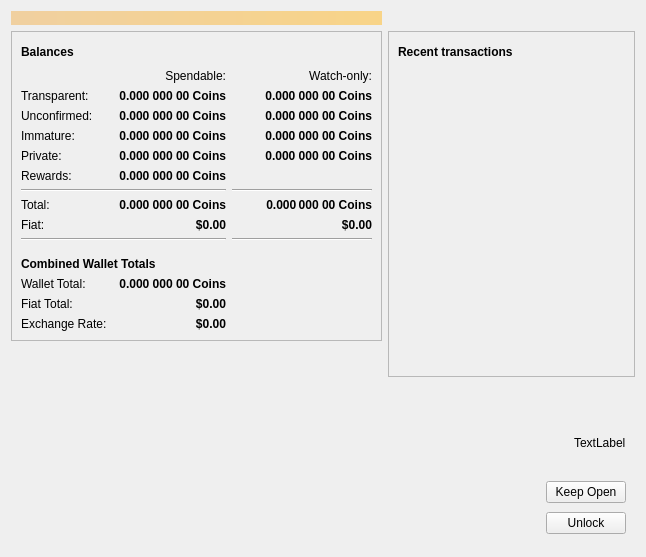
<?xml version="1.0" encoding="UTF-8"?>
<ui version="4.0">
 <class>OverviewPage</class>
 <widget class="QWidget" name="OverviewPage">
  <property name="geometry">
   <rect>
    <x>0</x>
    <y>0</y>
    <width>646</width>
    <height>557</height>
   </rect>
  </property>
  <property name="windowTitle">
   <string>Form</string>
  </property>
  <layout class="QGridLayout" name="gridLayout_3">
   <item row="0" column="0">
    <widget class="QLabel" name="labelAlerts">
     <property name="visible">
      <bool>true</bool>
     </property>
     <property name="styleSheet">
      <string notr="true">QLabel { background-color: qlineargradient(x1: 0, y1: 0, x2: 1, y2: 0, stop:0 #F0D0A0, stop:1 #F8D488); color:#000000; }</string>
     </property>
     <property name="wordWrap">
      <bool>true</bool>
     </property>
     <property name="margin">
      <number>3</number>
     </property>
     <property name="textInteractionFlags">
      <set>Qt::TextSelectableByMouse</set>
     </property>
    </widget>
   </item>
   <item row="1" column="0">
    <widget class="QFrame" name="frame">
     <property name="frameShape">
      <enum>QFrame::StyledPanel</enum>
     </property>
     <property name="frameShadow">
      <enum>QFrame::Raised</enum>
     </property>
     <layout class="QGridLayout" name="gridLayout">
      <item row="13" column="0">
       <spacer name="verticalSpacerCombined">
        <property name="orientation">
         <enum>Qt::Vertical</enum>
        </property>
        <property name="sizeType">
         <enum>QSizePolicy::MinimumExpanding</enum>
        </property>
        <property name="sizeHint" stdset="0">
         <size>
          <width>20</width>
          <height>10</height>
         </size>
        </property>
       </spacer>
      </item>
      <item row="1" column="3">
       <widget class="QLabel" name="labelWatchonly">
        <property name="text">
         <string>Watch-only:</string>
        </property>
        <property name="alignment">
         <set>Qt::AlignRight|Qt::AlignTrailing|Qt::AlignVCenter</set>
        </property>
       </widget>
      </item>
      <item row="2" column="0">
       <widget class="QLabel" name="labelBalanceText">
        <property name="text">
         <string>Transparent:</string>
        </property>
       </widget>
      </item>
      <item row="1" column="2">
       <widget class="QLabel" name="labelSpendable">
        <property name="text">
         <string>Spendable:</string>
        </property>
        <property name="alignment">
         <set>Qt::AlignRight|Qt::AlignTrailing|Qt::AlignVCenter</set>
        </property>
       </widget>
      </item>
      <item row="4" column="3">
       <widget class="QLabel" name="labelWatchImmature">
        <property name="font">
         <font>
          <weight>75</weight>
          <bold>true</bold>
         </font>
        </property>
        <property name="cursor">
         <cursorShape>IBeamCursor</cursorShape>
        </property>
        <property name="toolTip">
         <string>Mined balance in watch-only addresses that has not yet matured</string>
        </property>
        <property name="text">
         <string notr="true">0.000 000 00 Coins</string>
        </property>
        <property name="alignment">
         <set>Qt::AlignRight|Qt::AlignTrailing|Qt::AlignVCenter</set>
        </property>
        <property name="textInteractionFlags">
         <set>Qt::LinksAccessibleByMouse|Qt::TextSelectableByKeyboard|Qt::TextSelectableByMouse</set>
        </property>
       </widget>
      </item>
      <item row="11" column="3">
       <widget class="QLabel" name="labelWatchFiat">
        <property name="font">
         <font>
          <weight>75</weight>
          <bold>true</bold>
         </font>
        </property>
        <property name="cursor">
         <cursorShape>IBeamCursor</cursorShape>
        </property>
        <property name="text">
         <string notr="true">$0.00</string>
        </property>
        <property name="alignment">
         <set>Qt::AlignRight|Qt::AlignTrailing|Qt::AlignVCenter</set>
        </property>
       </widget>
      </item>
      <item row="3" column="2">
       <widget class="QLabel" name="labelUnconfirmed">
        <property name="font">
         <font>
          <weight>75</weight>
          <bold>true</bold>
         </font>
        </property>
        <property name="cursor">
         <cursorShape>IBeamCursor</cursorShape>
        </property>
        <property name="toolTip">
         <string>Total of transactions that have yet to be confirmed, and do not yet count toward the spendable balance</string>
        </property>
        <property name="text">
         <string notr="true">0.000 000 00 Coins</string>
        </property>
        <property name="alignment">
         <set>Qt::AlignRight|Qt::AlignTrailing|Qt::AlignVCenter</set>
        </property>
        <property name="textInteractionFlags">
         <set>Qt::LinksAccessibleByMouse|Qt::TextSelectableByKeyboard|Qt::TextSelectableByMouse</set>
        </property>
       </widget>
      </item>
      <item row="8" column="0">
       <widget class="QLabel" name="labelTotalText">
        <property name="text">
         <string>Total:</string>
        </property>
       </widget>
      </item>
      <item row="5" column="0">
       <widget class="QLabel" name="labelPrivateTotalText">
        <property name="mouseTracking">
         <bool>false</bool>
        </property>
        <property name="text">
         <string>Private:</string>
        </property>
        <property name="textFormat">
         <enum>Qt::AutoText</enum>
        </property>
       </widget>
      </item>
      <item row="8" column="3">
       <widget class="QLabel" name="labelWatchTotal">
        <property name="font">
         <font>
          <weight>75</weight>
          <bold>true</bold>
         </font>
        </property>
        <property name="cursor">
         <cursorShape>IBeamCursor</cursorShape>
        </property>
        <property name="toolTip">
         <string>Current total balance in watch-only addresses</string>
        </property>
        <property name="text">
         <string notr="true">0.000 000 00 Coins</string>
        </property>
        <property name="alignment">
         <set>Qt::AlignRight|Qt::AlignTrailing|Qt::AlignVCenter</set>
        </property>
        <property name="textInteractionFlags">
         <set>Qt::LinksAccessibleByMouse|Qt::TextSelectableByKeyboard|Qt::TextSelectableByMouse</set>
        </property>
       </widget>
      </item>
      <item row="11" column="2">
       <widget class="QLabel" name="labelFiat">
        <property name="font">
         <font>
          <weight>75</weight>
          <bold>true</bold>
         </font>
        </property>
        <property name="cursor">
         <cursorShape>IBeamCursor</cursorShape>
        </property>
        <property name="text">
         <string>$0.00</string>
        </property>
        <property name="alignment">
         <set>Qt::AlignRight|Qt::AlignTrailing|Qt::AlignVCenter</set>
        </property>
       </widget>
      </item>
      <item row="4" column="0">
       <widget class="QLabel" name="labelImmatureText">
        <property name="text">
         <string>Immature:</string>
        </property>
       </widget>
      </item>
      <item row="12" column="3">
       <widget class="Line" name="lineWatchFiat">
        <property name="orientation">
         <enum>Qt::Horizontal</enum>
        </property>
       </widget>
      </item>
      <item row="7" column="0" colspan="3">
       <widget class="Line" name="line">
        <property name="orientation">
         <enum>Qt::Horizontal</enum>
        </property>
       </widget>
      </item>
      <item row="6" column="2">
       <widget class="QLabel" name="labelInterestBalance">
        <property name="font">
         <font>
          <weight>75</weight>
          <bold>true</bold>
         </font>
        </property>
        <property name="cursor">
         <cursorShape>IBeamCursor</cursorShape>
        </property>
        <property name="toolTip">
         <string>Your current rewards (interest)</string>
        </property>
        <property name="text">
         <string>0.000 000 00 Coins</string>
        </property>
        <property name="alignment">
         <set>Qt::AlignRight|Qt::AlignTrailing|Qt::AlignVCenter</set>
        </property>
        <property name="textInteractionFlags">
         <set>Qt::LinksAccessibleByMouse|Qt::TextSelectableByKeyboard|Qt::TextSelectableByMouse</set>
        </property>
       </widget>
      </item>
      <item row="2" column="3">
       <widget class="QLabel" name="labelWatchAvailable">
        <property name="font">
         <font>
          <weight>75</weight>
          <bold>true</bold>
         </font>
        </property>
        <property name="cursor">
         <cursorShape>IBeamCursor</cursorShape>
        </property>
        <property name="toolTip">
         <string>Your current balance in watch-only addresses</string>
        </property>
        <property name="text">
         <string notr="true">0.000 000 00 Coins</string>
        </property>
        <property name="alignment">
         <set>Qt::AlignRight|Qt::AlignTrailing|Qt::AlignVCenter</set>
        </property>
        <property name="textInteractionFlags">
         <set>Qt::LinksAccessibleByMouse|Qt::TextSelectableByKeyboard|Qt::TextSelectableByMouse</set>
        </property>
       </widget>
      </item>
      <item row="2" column="2">
       <widget class="QLabel" name="labelBalance">
        <property name="font">
         <font>
          <weight>75</weight>
          <bold>true</bold>
         </font>
        </property>
        <property name="cursor">
         <cursorShape>IBeamCursor</cursorShape>
        </property>
        <property name="toolTip">
         <string>Your current spendable balance</string>
        </property>
        <property name="text">
         <string notr="true">0.000 000 00 Coins</string>
        </property>
        <property name="alignment">
         <set>Qt::AlignRight|Qt::AlignTrailing|Qt::AlignVCenter</set>
        </property>
        <property name="textInteractionFlags">
         <set>Qt::LinksAccessibleByMouse|Qt::TextSelectableByKeyboard|Qt::TextSelectableByMouse</set>
        </property>
       </widget>
      </item>
      <item row="16" column="0">
       <widget class="QLabel" name="labelFiatTotalText">
        <property name="text">
         <string>Fiat Total:</string>
        </property>
       </widget>
      </item>
      <item row="12" column="0" colspan="3">
       <widget class="Line" name="lineFiat">
        <property name="orientation">
         <enum>Qt::Horizontal</enum>
        </property>
       </widget>
      </item>
      <item row="8" column="2">
       <widget class="QLabel" name="labelTotal">
        <property name="font">
         <font>
          <weight>75</weight>
          <bold>true</bold>
         </font>
        </property>
        <property name="cursor">
         <cursorShape>IBeamCursor</cursorShape>
        </property>
        <property name="toolTip">
         <string>Your current total balance</string>
        </property>
        <property name="text">
         <string notr="true">0.000 000 00 Coins</string>
        </property>
        <property name="alignment">
         <set>Qt::AlignRight|Qt::AlignTrailing|Qt::AlignVCenter</set>
        </property>
        <property name="textInteractionFlags">
         <set>Qt::LinksAccessibleByMouse|Qt::TextSelectableByKeyboard|Qt::TextSelectableByMouse</set>
        </property>
       </widget>
      </item>
      <item row="3" column="3">
       <widget class="QLabel" name="labelWatchPending">
        <property name="font">
         <font>
          <weight>75</weight>
          <bold>true</bold>
         </font>
        </property>
        <property name="cursor">
         <cursorShape>IBeamCursor</cursorShape>
        </property>
        <property name="toolTip">
         <string>Unconfirmed transactions to watch-only addresses</string>
        </property>
        <property name="text">
         <string notr="true">0.000 000 00 Coins</string>
        </property>
        <property name="alignment">
         <set>Qt::AlignRight|Qt::AlignTrailing|Qt::AlignVCenter</set>
        </property>
        <property name="textInteractionFlags">
         <set>Qt::LinksAccessibleByMouse|Qt::TextSelectableByKeyboard|Qt::TextSelectableByMouse</set>
        </property>
       </widget>
      </item>
      <item row="4" column="2">
       <widget class="QLabel" name="labelImmature">
        <property name="font">
         <font>
          <weight>75</weight>
          <bold>true</bold>
         </font>
        </property>
        <property name="cursor">
         <cursorShape>IBeamCursor</cursorShape>
        </property>
        <property name="toolTip">
         <string>Mined balance that has not yet matured</string>
        </property>
        <property name="text">
         <string notr="true">0.000 000 00 Coins</string>
        </property>
        <property name="alignment">
         <set>Qt::AlignRight|Qt::AlignTrailing|Qt::AlignVCenter</set>
        </property>
        <property name="textInteractionFlags">
         <set>Qt::LinksAccessibleByMouse|Qt::TextSelectableByKeyboard|Qt::TextSelectableByMouse</set>
        </property>
       </widget>
      </item>
      <item row="11" column="0">
       <widget class="QLabel" name="labelFiatText">
        <property name="text">
         <string>Fiat:</string>
        </property>
       </widget>
      </item>
      <item row="17" column="0">
       <widget class="QLabel" name="labelExchangeText">
        <property name="text">
         <string>Exchange Rate:</string>
        </property>
       </widget>
      </item>
      <item row="16" column="2">
       <widget class="QLabel" name="labelFiatTotal">
        <property name="font">
         <font>
          <weight>75</weight>
          <bold>true</bold>
         </font>
        </property>
        <property name="cursor">
         <cursorShape>UpArrowCursor</cursorShape>
        </property>
        <property name="text">
         <string>$0.00</string>
        </property>
        <property name="alignment">
         <set>Qt::AlignRight|Qt::AlignTrailing|Qt::AlignVCenter</set>
        </property>
        <property name="textInteractionFlags">
         <set>Qt::LinksAccessibleByMouse</set>
        </property>
       </widget>
      </item>
      <item row="3" column="0">
       <widget class="QLabel" name="labelPendingText">
        <property name="text">
         <string>Unconfirmed:</string>
        </property>
        <property name="margin">
         <number>0</number>
        </property>
       </widget>
      </item>
      <item row="5" column="3">
       <widget class="QLabel" name="labelPrivateWatchBalance">
        <property name="font">
         <font>
          <weight>75</weight>
          <bold>true</bold>
         </font>
        </property>
        <property name="cursor">
         <cursorShape>IBeamCursor</cursorShape>
        </property>
        <property name="toolTip">
         <string>Your current private balance</string>
        </property>
        <property name="text">
         <string>0.000 000 00 Coins</string>
        </property>
        <property name="alignment">
         <set>Qt::AlignRight|Qt::AlignTrailing|Qt::AlignVCenter</set>
        </property>
        <property name="textInteractionFlags">
         <set>Qt::LinksAccessibleByMouse|Qt::TextSelectableByKeyboard|Qt::TextSelectableByMouse</set>
        </property>
       </widget>
      </item>
      <item row="17" column="2">
       <widget class="QLabel" name="labelExchange">
        <property name="font">
         <font>
          <weight>75</weight>
          <bold>true</bold>
         </font>
        </property>
        <property name="cursor">
         <cursorShape>UpArrowCursor</cursorShape>
        </property>
        <property name="toolTip">
         <string>Your current total balance</string>
        </property>
        <property name="text">
         <string notr="true">$0.00</string>
        </property>
        <property name="alignment">
         <set>Qt::AlignRight|Qt::AlignTrailing|Qt::AlignVCenter</set>
        </property>
        <property name="textInteractionFlags">
         <set>Qt::LinksAccessibleByMouse</set>
        </property>
       </widget>
      </item>
      <item row="5" column="2">
       <widget class="QLabel" name="labelPrivateBalance">
        <property name="font">
         <font>
          <weight>75</weight>
          <bold>true</bold>
         </font>
        </property>
        <property name="cursor">
         <cursorShape>IBeamCursor</cursorShape>
        </property>
        <property name="toolTip">
         <string>Your current private balance</string>
        </property>
        <property name="text">
         <string>0.000 000 00 Coins</string>
        </property>
        <property name="alignment">
         <set>Qt::AlignRight|Qt::AlignTrailing|Qt::AlignVCenter</set>
        </property>
        <property name="textInteractionFlags">
         <set>Qt::LinksAccessibleByMouse|Qt::TextSelectableByKeyboard|Qt::TextSelectableByMouse</set>
        </property>
       </widget>
      </item>
      <item row="15" column="2">
       <widget class="QLabel" name="labelWalletTotal">
        <property name="font">
         <font>
          <weight>75</weight>
          <bold>true</bold>
         </font>
        </property>
        <property name="cursor">
         <cursorShape>UpArrowCursor</cursorShape>
        </property>
        <property name="text">
         <string>0.000 000 00 Coins</string>
        </property>
        <property name="alignment">
         <set>Qt::AlignRight|Qt::AlignTrailing|Qt::AlignVCenter</set>
        </property>
        <property name="textInteractionFlags">
         <set>Qt::LinksAccessibleByMouse</set>
        </property>
       </widget>
      </item>
      <item row="6" column="0">
       <widget class="QLabel" name="labelInterestTotalText">
        <property name="text">
         <string>Rewards:</string>
        </property>
       </widget>
      </item>
      <item row="7" column="3">
       <widget class="Line" name="lineWatchBalance">
        <property name="sizePolicy">
         <sizepolicy hsizetype="Preferred" vsizetype="Fixed">
          <horstretch>0</horstretch>
          <verstretch>0</verstretch>
         </sizepolicy>
        </property>
        <property name="minimumSize">
         <size>
          <width>140</width>
          <height>0</height>
         </size>
        </property>
        <property name="orientation">
         <enum>Qt::Horizontal</enum>
        </property>
       </widget>
      </item>
      <item row="0" column="0" colspan="4">
       <layout class="QHBoxLayout" name="horizontalLayout_4">
        <item>
         <widget class="QLabel" name="label_6">
          <property name="font">
           <font>
            <weight>75</weight>
            <bold>true</bold>
           </font>
          </property>
          <property name="text">
           <string>Balances</string>
          </property>
         </widget>
        </item>
        <item>
         <widget class="QPushButton" name="labelWalletStatus">
          <property name="enabled">
           <bool>true</bool>
          </property>
          <property name="maximumSize">
           <size>
            <width>30</width>
            <height>16777215</height>
           </size>
          </property>
          <property name="toolTip">
           <string>The displayed information may be out of date. Your wallet automatically synchronizes with the Eskenas network after a connection is established, but this process has not completed yet.</string>
          </property>
          <property name="text">
           <string/>
          </property>
          <property name="icon">
           <iconset resource="../komodo.qrc">
            <normaloff>:/icons/warning</normaloff>
            <disabledoff>:/icons/warning</disabledoff>:/icons/warning</iconset>
          </property>
          <property name="iconSize">
           <size>
            <width>24</width>
            <height>24</height>
           </size>
          </property>
          <property name="flat">
           <bool>true</bool>
          </property>
         </widget>
        </item>
        <item>
         <spacer name="horizontalSpacer_4">
          <property name="orientation">
           <enum>Qt::Horizontal</enum>
          </property>
          <property name="sizeHint" stdset="0">
           <size>
            <width>40</width>
            <height>20</height>
           </size>
          </property>
         </spacer>
        </item>
       </layout>
      </item>
      <item row="15" column="0">
       <widget class="QLabel" name="labelWalletTotalText">
        <property name="text">
         <string>Wallet Total:</string>
        </property>
       </widget>
      </item>
      <item row="14" column="0" colspan="3">
       <widget class="QLabel" name="labelCombinedText">
        <property name="font">
         <font>
          <weight>75</weight>
          <bold>true</bold>
         </font>
        </property>
        <property name="text">
         <string>Combined Wallet Totals</string>
        </property>
       </widget>
      </item>
     </layout>
    </widget>
   </item>
   <item row="1" column="1" rowspan="2">
    <layout class="QVBoxLayout" name="verticalLayout_3">
     <item>
      <widget class="QFrame" name="frame_2">
       <property name="frameShape">
        <enum>QFrame::StyledPanel</enum>
       </property>
       <property name="frameShadow">
        <enum>QFrame::Raised</enum>
       </property>
       <layout class="QVBoxLayout" name="verticalLayout">
        <item>
         <layout class="QHBoxLayout" name="horizontalLayout_2">
          <item>
           <widget class="QLabel" name="label_4">
            <property name="font">
             <font>
              <weight>75</weight>
              <bold>true</bold>
             </font>
            </property>
            <property name="text">
             <string>Recent transactions</string>
            </property>
           </widget>
          </item>
          <item>
           <widget class="QPushButton" name="labelTransactionsStatus">
            <property name="enabled">
             <bool>true</bool>
            </property>
            <property name="maximumSize">
             <size>
              <width>30</width>
              <height>16777215</height>
             </size>
            </property>
            <property name="toolTip">
             <string>The displayed information may be out of date. Your wallet automatically synchronizes with the Eskenas network after a connection is established, but this process has not completed yet.</string>
            </property>
            <property name="text">
             <string/>
            </property>
            <property name="icon">
             <iconset resource="../komodo.qrc">
              <normaloff>:/icons/warning</normaloff>
              <disabledoff>:/icons/warning</disabledoff>:/icons/warning</iconset>
            </property>
            <property name="iconSize">
             <size>
              <width>24</width>
              <height>24</height>
             </size>
            </property>
            <property name="flat">
             <bool>true</bool>
            </property>
           </widget>
          </item>
          <item>
           <spacer name="horizontalSpacer">
            <property name="orientation">
             <enum>Qt::Horizontal</enum>
            </property>
            <property name="sizeHint" stdset="0">
             <size>
              <width>40</width>
              <height>20</height>
             </size>
            </property>
           </spacer>
          </item>
         </layout>
        </item>
        <item>
         <widget class="QListView" name="listTransactions">
          <property name="styleSheet">
           <string notr="true">QListView { background: transparent; }</string>
          </property>
          <property name="frameShape">
           <enum>QFrame::NoFrame</enum>
          </property>
          <property name="verticalScrollBarPolicy">
           <enum>Qt::ScrollBarAlwaysOff</enum>
          </property>
          <property name="horizontalScrollBarPolicy">
           <enum>Qt::ScrollBarAlwaysOff</enum>
          </property>
          <property name="selectionMode">
           <enum>QAbstractItemView::NoSelection</enum>
          </property>
         </widget>
        </item>
        <item>
         <spacer name="horizontalSpacer_5">
          <property name="orientation">
           <enum>Qt::Horizontal</enum>
          </property>
          <property name="sizeHint" stdset="0">
           <size>
            <width>40</width>
            <height>20</height>
           </size>
          </property>
         </spacer>
        </item>
        <item>
         <spacer name="verticalSpacer_2">
          <property name="orientation">
           <enum>Qt::Vertical</enum>
          </property>
          <property name="sizeHint" stdset="0">
           <size>
            <width>20</width>
            <height>40</height>
           </size>
          </property>
         </spacer>
        </item>
       </layout>
      </widget>
     </item>
    </layout>
   </item>
   <item row="2" column="0">
    <spacer name="verticalSpacer_3">
     <property name="orientation">
      <enum>Qt::Vertical</enum>
     </property>
     <property name="sizeHint" stdset="0">
      <size>
       <width>20</width>
       <height>40</height>
      </size>
     </property>
    </spacer>
   </item>
   <item row="3" column="1">
    <spacer name="verticalSpacer">
     <property name="orientation">
      <enum>Qt::Vertical</enum>
     </property>
     <property name="sizeHint" stdset="0">
      <size>
       <width>20</width>
       <height>40</height>
      </size>
     </property>
    </spacer>
   </item>
   <item row="4" column="0" colspan="2">
    <widget class="QFrame" name="frame_5">
     <property name="sizePolicy">
      <sizepolicy hsizetype="Expanding" vsizetype="Fixed">
       <horstretch>0</horstretch>
       <verstretch>0</verstretch>
      </sizepolicy>
     </property>
     <property name="frameShape">
      <enum>QFrame::NoFrame</enum>
     </property>
     <property name="frameShadow">
      <enum>QFrame::Raised</enum>
     </property>
     <layout class="QHBoxLayout" name="horizontalLayout">
      <item>
       <spacer name="horizontalSpacer_6">
        <property name="orientation">
         <enum>Qt::Horizontal</enum>
        </property>
        <property name="sizeHint" stdset="0">
         <size>
          <width>87</width>
          <height>28</height>
         </size>
        </property>
       </spacer>
      </item>
      <item>
       <widget class="QLabel" name="lblLockedMessage">
        <property name="text">
         <string>TextLabel</string>
        </property>
       </widget>
      </item>
     </layout>
    </widget>
   </item>
   <item row="5" column="0" colspan="2">
    <widget class="QFrame" name="frame_3">
     <property name="sizePolicy">
      <sizepolicy hsizetype="Expanding" vsizetype="Fixed">
       <horstretch>0</horstretch>
       <verstretch>0</verstretch>
      </sizepolicy>
     </property>
     <property name="frameShape">
      <enum>QFrame::NoFrame</enum>
     </property>
     <property name="frameShadow">
      <enum>QFrame::Raised</enum>
     </property>
     <layout class="QGridLayout" name="gridLayout_2">
      <item row="0" column="1">
       <widget class="QPushButton" name="btnKeepOpen">
        <property name="text">
         <string>Keep Open</string>
        </property>
       </widget>
      </item>
      <item row="1" column="1">
       <widget class="QPushButton" name="btnUnlock">
        <property name="text">
         <string>Unlock</string>
        </property>
       </widget>
      </item>
      <item row="1" column="0">
       <spacer name="horizontalSpacer_3">
        <property name="orientation">
         <enum>Qt::Horizontal</enum>
        </property>
        <property name="sizeHint" stdset="0">
         <size>
          <width>87</width>
          <height>28</height>
         </size>
        </property>
       </spacer>
      </item>
     </layout>
    </widget>
   </item>
  </layout>
 </widget>
 <resources>
  <include location="../komodo.qrc"/>
 </resources>
 <connections/>
</ui>
